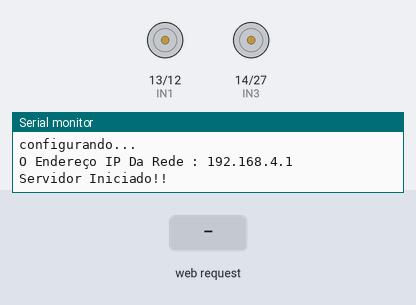
Simulated run of this sketch. Board: ESP32. Parts: motor-driver pin pairs drawn as motors (green arrow = first pin HIGH = forward, orange = second pin HIGH = backward, longer = more drive), the last lines printed to the serial monitor. The test bench sets the inputs (shaded band).

Above: at 1.2 s.
1.3 s: HTTP request GET /FRENTE received
At 1.4 s:
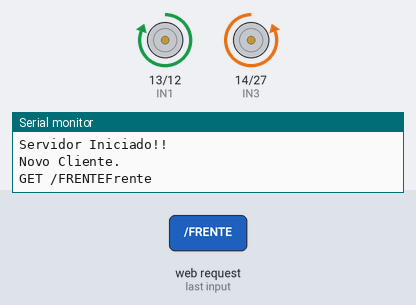
3.0 s: HTTP request GET /VOLTAR received
At 3.1 s:
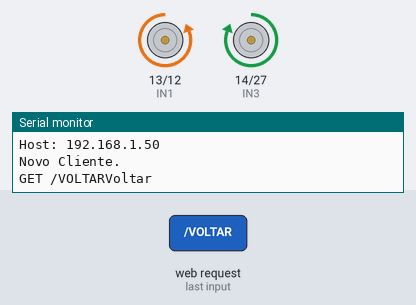
4.7 s: HTTP request GET /DIREITA received
At 4.8 s:
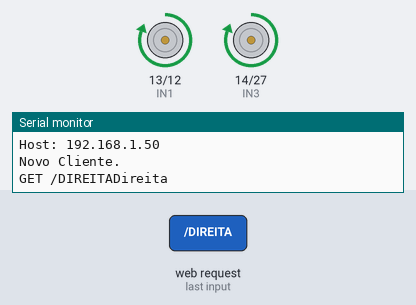
6.4 s: HTTP request GET /ESQUERDA received
At 6.5 s:
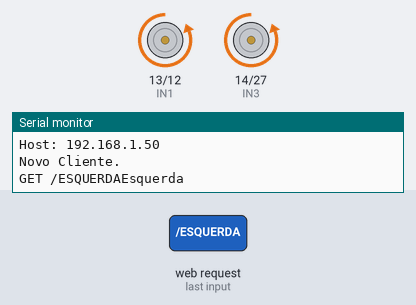
Timing chart, 0 to 9.1 s (numbered marks = the images above; inputs shaded):
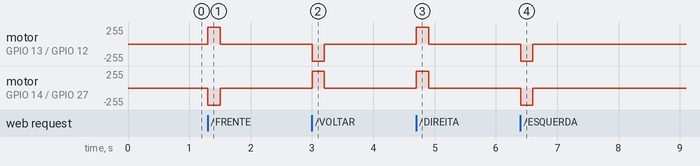

The sketch:

Carrinho_controlado_pelo_ESP32.ino
```cpp
#include <WiFi.h>
#include <WiFiClient.h>

// substitua os dados entre parênteses com o nome da Rede e a senha desejados
const char *ssid = "ESP32";
const char *password = "carrinho";

WiFiServer server(80);

//Confugurações dos pinos

int IN1 = 13;
int IN2 = 12;
int IN3 = 14;
int IN4 = 27;

void setup() {

pinMode(IN1, OUTPUT);
pinMode(IN2, OUTPUT);
pinMode(IN3, OUTPUT);
pinMode(IN4, OUTPUT);

Serial.begin(115200);
Serial.println();
Serial.println("configurando...");


// Você pode remover o parâmetro de senha se quiser que
// a rede gerada seja aberta.
WiFi.softAP(ssid, password);
IPAddress myIP = WiFi.softAPIP();
Serial.print("O Endereço IP Da Rede : ");
Serial.println(myIP);
//inicia o webserver
server.begin();

Serial.println("Servidor Iniciado!!");

//Deixar o carrinho com as rodas livres
digitalWrite(IN1, LOW);
digitalWrite(IN2, LOW);
digitalWrite(IN3, LOW);
digitalWrite(IN4, LOW);

}

void loop() {

WiFiClient client = server.available(); // verifica e armazena se tem clientes conectados na rede

if (client) { // se você conseguir um cliente,
Serial.println("Novo Cliente."); // imprime uma mensagem pela porta serial
String currentLine = ""; // faz uma String para manter os dados recebidos do cliente
while (client.connected()) { // loop enquanto o cliente está conectado
if (client.available()) { // se houver bytes para ler do cliente,
char c = client.read(); // leia um byte e depois
Serial.write(c); // imprima o monitor serial
if (c == '\n') { // se o byte for um caractere de nova linha


/* se a linha atual estiver em branco, você terá dois caracteres de nova linha em uma linha.
esse é o fim da solicitação HTTP do cliente, então envie uma resposta: */
if (currentLine.length() == 0) {
/* Os cabeçalhos HTTP sempre começam com um código de resposta (por exemplo, HTTP / 1.1 200 OK)
e um tipo de conteúdo para que o cliente saiba o que está por vir e, em seguida, uma linha em branco: */

client.println("HTTP/1.1 200 OK");
client.println  ("Content-type:text/html");
client.println();

client.print("<html>");
client.print("<head><title> ""Controle de Carrinho por Wi-Fi"" </title></head>");
client.print("<body>");

// configuração de estilo do site
client.print("<style type=\"text/css\"> a{margin:600px 600px; background: #228B22; color: #ffffff; text-decoration: none; padding: 0.5% 5% 0.5%; border-radius: 5px; font-size: 2.0em;}</style>");

//---------------Botão Frente para a página WEB----------------------
client.print("<a href=\"/FRENTE\">Frente </a> </br></br></br>");

//---------------Botão Voltar para a página WEB----------------------
client.print("<a href=\"/VOLTAR\">Voltar </a> </br></br></br>");

//---------------Botão Esquerda para a página WEB----------------------
client.print("<a href=\"/ESQUERDA\">Esquerda</a> </br></br></br>");

//---------------Botão Direita para a página WEB----------------------
client.print("<a href=\"/DIREITA\">Direita </a> </br></br></br>");


client.print("</html>");
client.print("</body>");

// A resposta HTTP termina com outra linha em branco:
client.println();
// sair do loop while:
break;
} else { // se você tiver uma nova linha, então limpe a linha atual:
currentLine = "";
}
} else if (c != '\r') { // se você tiver qualquer outra coisa além de um caractere de retorno de linha,
currentLine += c; // adicioná-lo ao final da linha atual
}

// Verifica se o pedido do cliente foi para atualizar algum dos reles (GET /T)

if (currentLine.endsWith("GET /FRENTE")) {

digitalWrite(IN1, HIGH);
digitalWrite(IN2, LOW);
digitalWrite(IN3, LOW);
digitalWrite(IN4, HIGH);

delay(200);

digitalWrite(IN1, LOW);
digitalWrite(IN2, LOW);
digitalWrite(IN3, LOW);
digitalWrite(IN4, LOW);

Serial.println("Frente");

}
if (currentLine.endsWith("GET /VOLTAR")) {

digitalWrite(IN1, LOW);
digitalWrite(IN2, HIGH);
digitalWrite(IN3, HIGH);
digitalWrite(IN4, LOW);

delay(200);

digitalWrite(IN1, LOW);
digitalWrite(IN2, LOW);
digitalWrite(IN3, LOW);
digitalWrite(IN4, LOW);


Serial.println("Voltar");

}
if (currentLine.endsWith("GET /DIREITA")) {

digitalWrite(IN1, HIGH);
digitalWrite(IN2, LOW);
digitalWrite(IN3, HIGH);
digitalWrite(IN4, LOW);

delay(200);

digitalWrite(IN1, LOW);
digitalWrite(IN2, LOW);
digitalWrite(IN3, LOW);
digitalWrite(IN4, LOW);


Serial.println("Direita");

}

if (currentLine.endsWith("GET /ESQUERDA")) {

digitalWrite(IN1, LOW);
digitalWrite(IN2, HIGH);
digitalWrite(IN3, LOW);
digitalWrite(IN4, HIGH);

Serial.println("Esquerda");

delay(200);

digitalWrite(IN1, LOW);
digitalWrite(IN2, LOW);
digitalWrite(IN3, LOW);
digitalWrite(IN4, LOW);


}


}
}
}
// termina a conexão com o cliente
client.stop();
//Serial.println("Cliente desconectado.");

}
```

Measured:
- after the input at 1.3 s, motor on GPIO 13 (IN1) / GPIO 12 (IN2): stopped → forward 255/255 at once, → stopped 0.20 s later; motor on GPIO 14 (IN3) / GPIO 27 (IN4): stopped → backward 255/255 at once, → stopped 0.20 s later
- after the input at 3.0 s, motor on GPIO 13 (IN1) / GPIO 12 (IN2): stopped → backward 255/255 at once, → stopped 0.20 s later; motor on GPIO 14 (IN3) / GPIO 27 (IN4): stopped → forward 255/255 at once, → stopped 0.20 s later
- after the input at 4.7 s, motor on GPIO 13 (IN1) / GPIO 12 (IN2), motor on GPIO 14 (IN3) / GPIO 27 (IN4): stopped → forward 255/255 at once, → stopped 0.20 s later
- after the input at 6.4 s, motor on GPIO 13 (IN1) / GPIO 12 (IN2), motor on GPIO 14 (IN3) / GPIO 27 (IN4): stopped → backward 255/255 at once, → stopped 0.20 s later
